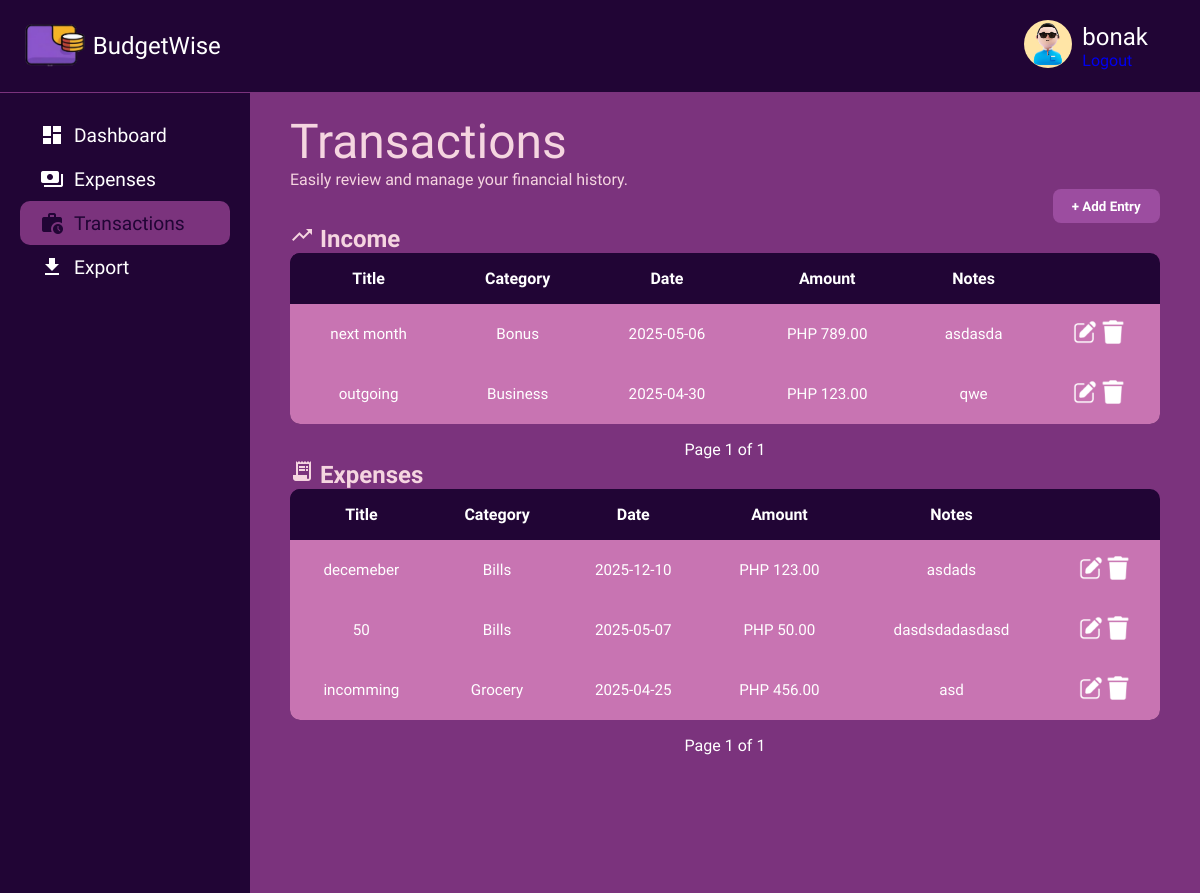
The page /finance/ (signed in) on the database its author committed.
### accounts/models.py (models this page shows)
class CustomUser(AbstractUser):
    pass  # django built-in fields muna then extand lang later

### finance/models.py (models this page shows, shortened)
class Entry(models.Model):
    ENTRY_TYPE_CHOICES = [
        ('income', 'Income'),
        ('expense', 'Expense'),
    ]
    user = models.ForeignKey(settings.AUTH_USER_MODEL, on_delete=models.CASCADE)
    title = models.CharField(max_length=200)
    amount = models.DecimalField(max_digits=10, decimal_places=2)
    date = models.DateField()
    entry_type = models.CharField(max_length=7, choices=ENTRY_TYPE_CHOICES)
    category = models.ForeignKey(Category, on_delete=models.SET_NULL, null=True, blank=True)
    notes = models.TextField(blank=True, null=True)

class Category(models.Model):
    EXPENSE_CATEGORIES = [
        ('grocery', 'Grocery'),
        ('health', 'Health'),
        ('gifts', 'Gifts'),
        ('transportation', 'Transportation'),
        ('food', 'Food'),
        ('eating_out', 'Eating Out'),
        ('bills', 'Bills'),
    ]
    INCOME_CATEGORIES = [
        ('salary', 'Salary'),
        ('bonus', 'Bonus'),
        ('business', 'Business'),
    ]
    CATEGORY_TYPES = [
        ('expense', 'Expense'),
        ('income', 'Income'),
    ]
    user = models.ForeignKey(settings.AUTH_USER_MODEL, on_delete=models.CASCADE, null=True, blank=True)
    name = models.CharField(max_length=100)
    category_type = models.CharField(max_length=7, choices=CATEGORY_TYPES)
    is_default = models.BooleanField(default=False)

### finance/views.py (the view)
# urls.py: path('', transaction, name='entry-list'),
@never_cache
@login_required
def transaction(request):
    income_entries = Entry.objects.filter(user=request.user, entry_type='income').order_by('-date')
    expense_entries = Entry.objects.filter(user=request.user, entry_type='expense').order_by('-date')
    income_page = paginate_entries(income_entries, request, 'income_page')
    expense_page = paginate_entries(expense_entries, request, 'expense_page')
    return render(request, 'finance/transaction.html', {
        'income_page': income_page,
        'expense_page': expense_page,
    })

### finance/views.py (called while the page is built)
def paginate_entries(entries, request, page_param):
    paginator = Paginator(entries, 5)
    page_number = request.GET.get(page_param)
    try:
        return paginator.get_page(page_number)
    except Exception:
        return paginator.get_page(1)

### finance/templates/finance/transaction.html (shortened to what this page needs)
{% load static %}
<!DOCTYPE html>
<html lang="en">
  <head>
    <link
      rel="stylesheet"
      href="{% static 'pages/transaction/transaction.css' %}"
    />
    <link rel="stylesheet" href="{% static 'css/colors.css' %}" />
  </head>
  <body>
    <header class="header" role="banner">
      <a href="{% url 'dashboard' %}">
        <div class="logo">
          <div class="logo-icon">
            <img
              src="{% static 'pics/mockLogo.png' %}"
              alt="BudgetWise Logo"
              class="logo-img"
            />
          </div>
          <div class="logo-text">BudgetWise</div>
        </div>
      </a>
      <div class="user-profile">
        <div class="user-avatar">
          <img
            src="{% static 'pics/user1.png' %}"
            alt="User Avatar"
            class="avatar-image"
          />
        </div>
        <div class="user-info">
          <span class="user-name">{{ user.username }}</span>
          <a class="btn btn-outline-light ms-2" href="{% url 'logout' %}"
            >Logout</a
          >
        </div>
      </div>
    </header>
    <div class="container">
      <aside class="sidebar" role="complementary">
        <a href="{% url 'dashboard' %}">
          <div class="menu-item">
            <span class="material-icons">dashboard</span><span>Dashboard</span>
          </div>
        </a>
        <a href="{% url 'finance:expenses-page' %}">
          <div class="menu-item">
            <span class="material-icons">payments</span><span>Expenses</span>
          </div>
        </a>
        <a href="{% url 'finance:entry-list' %}">
          <div class="menu-item active">
            <span class="material-icons">work_history</span>
            <span>Transactions</span>
          </div>
        </a>
        <a href="{% url 'finance:entry-export' %}">
          <div class="menu-item">
            <span class="material-icons">file_download</span><span>Export</span>
          </div>
        </a>
      </aside>
      <div class="main-content">
        <div class="welcome-message">
          <h1>Transactions</h1>
          <p>Easily review and manage your financial history.</p>
        </div>
        <div class="add-entry-container">
          <button class="add-entry-button" onclick="openEntryModalForCreate()">
            + Add Entry
          </button>
        </div>
        <div class="transactions-card">
          <h2><span class="material-icons">trending_up</span> Income</h2>
          <table>
            <thead>
              <tr>
                <th>Title</th>
                <th>Category</th>
                <th>Date</th>
                <th>Amount</th>
                <th>Notes</th>
              </tr>
            </thead>
            <tbody>
              {% for entry in income_page %}
              <tr>
                <td>{{ entry.title }}</td>
                <td>{{ entry.category.name }}</td>
                <td>{{ entry.date|date:"Y-m-d" }}</td>
                <td>PHP {{ entry.amount }}</td>
                <td>{{ entry.notes }}</td>
                <td class="actions">
                  <a onclick="openEntryModal({{ entry.id }})">
                    <img src="{% static 'pics/edit.png' %}" alt="Edit Icon" />
                  </a>
                  <a
                    onclick="openDeleteModal('{{ entry.title }}', '{% url 'finance:entry-delete' entry.id %}')"
                  >
                    <img
                      src="{% static 'pics/trash.png' %}"
                      alt="Delete Icon"
                    />
                  </a>
                </td>
              </tr>
              {% empty %}
              <tr>
                <td colspan="6">No income entries found.</td>
              </tr>
              {% endfor %}
            </tbody>
          </table>
          <div class="transaction-pagination">
            <span
              >Page {{ income_page.number }} of
              {{income_page.paginator.num_pages }}</span
            >
          </div>
        </div>
        <div class="transactions-card">
          <h2><span class="material-icons">receipt_long</span> Expenses</h2>
          <table>
            <thead>
              <tr>
                <th>Title</th>
                <th>Category</th>
                <th>Date</th>
                <th>Amount</th>
                <th>Notes</th>
              </tr>
            </thead>
            <tbody>
              {% for entry in expense_page %}
              <tr>
                <td>{{ entry.title }}</td>
                <td>{{ entry.category.name }}</td>
                <td>{{ entry.date|date:"Y-m-d" }}</td>
                <td>PHP {{ entry.amount }}</td>
                <td>{{ entry.notes }}</td>
                <td class="actions">
                  <a onclick="openEntryModal({{ entry.id }})">
                    <img src="{% static 'pics/edit.png' %}" alt="Edit Icon" />
                  </a>
                  <a
                    onclick="openDeleteModal('{{ entry.title }}', '{% url 'finance:entry-delete' entry.id %}')"
                  >
                    <img
                      src="{% static 'pics/trash.png' %}"
                      alt="Delete Icon"
                    />
                  </a>
                </td>
              </tr>
              {% empty %}
              <tr>
                <td colspan="6">No expense entries found.</td>
              </tr>
              {% endfor %}
            </tbody>
          </table>
          <div class="transaction-pagination">
            <span
              >Page {{ expense_page.number }} of
              {{expense_page.paginator.num_pages }}</span
            >
          </div>
        </div>
      </div>
    </div>
  </body>
</html>

### static/pages/transaction/transaction.css (style rules this page uses)
* { margin: 0; padding: 0; box-sizing: border-box; font-family: "K2D", sans-serif; }
.header { display: flex; flex-direction: row; justify-content: space-between; align-items: center; padding: 20px; background-color: var(--secondary); border-bottom: 1px solid var(--primary); min-width: 553px; }
.header a { text-decoration: none; }
.logo { display: flex; flex-direction: row; align-items: center; }
.logo-img { height: 48px; width: auto; }
.logo-text { font-size: 1.5rem; font-weight: 500; padding-left: 5px; color: var(--white); }
.user-profile { display: flex; align-items: center; gap: 10px; }
.avatar-image { height: 48px; width: 48px; border-radius: 50%; }
.user-info { display: flex; flex-direction: column; color: var(--white); padding-right: 2rem; }
.user-name { font-size: 1.5rem; font-weight: 500; }
.container { display: flex; }
.sidebar { display: flex; flex-direction: column; padding: 20px; background-color: var(--secondary); height: auto; min-height: 100vh; width: 250px; left: -250px; text-decoration: none; }
.sidebar a { text-decoration: none; }
.menu-item { display: flex; flex-direction: row; align-items: center; gap: 10px; font-size: 1.2rem; font-weight: 500; color: var(--white); padding: 10px 20px; }
.menu-item.active { background-color: var(--primary); border-radius: 10px; color: var(--dark-text); }
.main-content { display: flex; flex-direction: column; padding: 20px 40px; background-color: var(--primary); height: 100%; min-height: 100vh; width: calc(100% - 250px); }
.welcome-message { color: var(--light-primary); }
.welcome-message h1 { font-size: 3rem; font-weight: 500; }
.add-entry-container { display: flex; justify-content: flex-end; }
.add-entry-button { background-color: var(--hover-primary); color: var(--white); font-weight: bold; padding: 0.6rem 1.2rem; border-radius: 8px; border: none; cursor: pointer; transition: background-color 0.2s ease; }
.transactions-card { color: var(--light-primary); }
table { width: 100%; border-collapse: collapse; background-color: var(--secondary); border-radius: 10px; overflow: hidden; }
th, td { padding: 1rem; text-align: center; color: var(--white); }
thead { background-color: var(--secondary); }
td { background-color: var(--record-card); font-size: 0.95rem; height: auto; }
.actions { gap: 0.5rem; justify-content: center; }
.actions img { width: 24px; height: 24px; cursor: pointer; filter: invert(1); }
.transaction-pagination { margin-top: 1rem; text-align: center; }
.transaction-pagination span { margin: 0 10px; color: var(--white); }

### static/css/colors.css (style rules this page uses)
:root { --primary: #7b337d; --secondary: #210535; --light-primary: #f5d5e0; --light-secondary: #f4c4d4; --white: #ffffff; --text: #ffffff; --dark-text: #210535; --muted-text: #ffffff80; --green: #77dd77; --red: #ff6961; --yellow: #ffee8c; --button-gray: #b0b0b0; --hover-primary: #9c4da0; --hover-secondary: #3a0a60; --hover-menu-item: #8b5cf6; --bills: #e7d7ca; --grocery: #d5f6fb; --food: #f6f3a9; --health: #f1beb5; --eating-out: #e7d27c; --transpo: #d5d1e9; --gifts: #f8c57c; --budget-card: #2f1045; --icon-container: #210535; --status-bar: #1f092e; --record-card: #c874b2; }

### rows shown on the page
CustomUser: username "bonak"
Entry: title "next month", category.name "Bonus", date "2025-05-06", amount "789.00", notes "asdasda"
Entry: title "outgoing", category.name "Business", date "2025-04-30", amount "123.00", notes "qwe"
Entry: title "decemeber", category.name "Bills", date "2025-12-10", amount "123.00", notes "asdads"
Entry: title "50", category.name "Bills", date "2025-05-07", amount "50.00", notes "dasdsdadasdasd"
Entry: title "incomming", category.name "Grocery", date "2025-04-25", amount "456.00", notes "asd"

### other values the page prints
{{ income_page.number }} "1"
{{ income_page.paginator.num_pages }} "1"
{{ expense_page.number }} "1"
{{ expense_page.paginator.num_pages }} "1"
